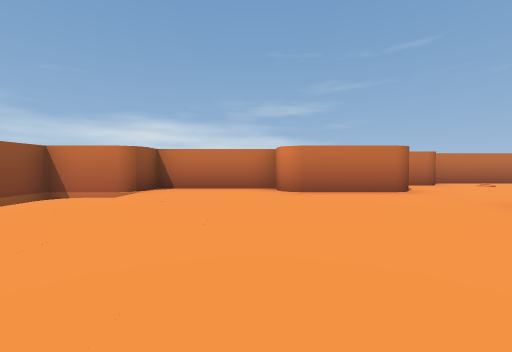
View 1 (above)

21 first-person views from a walk through a level from a Godot 3-D game. The camera is 1.3 m above the floor, tilts 2° down and sees 90° across. The floor is counted in squares, 2.4 m on a side. Each view is taken from the middle of a square. On the plan, view 1 faces up. The plan holds only what a view shows up to about 9 squares ahead; the rest is blank. Some surface patterns are stand-ins.

View 2
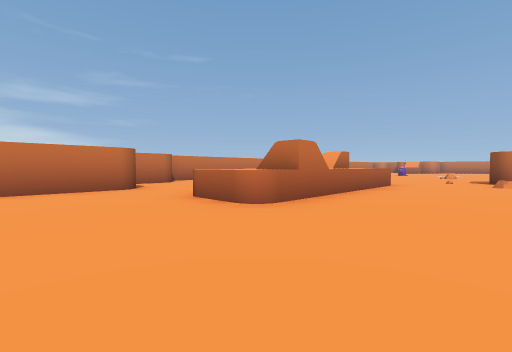

View 3
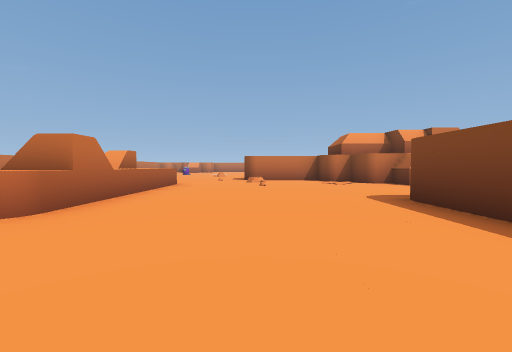

View 4
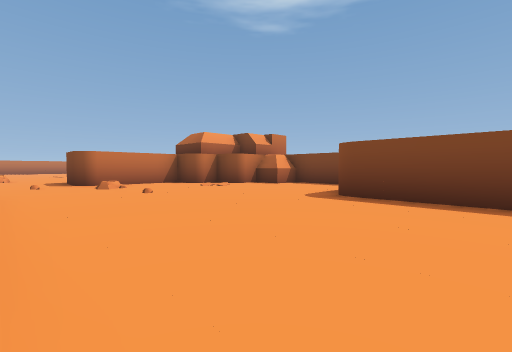

View 5
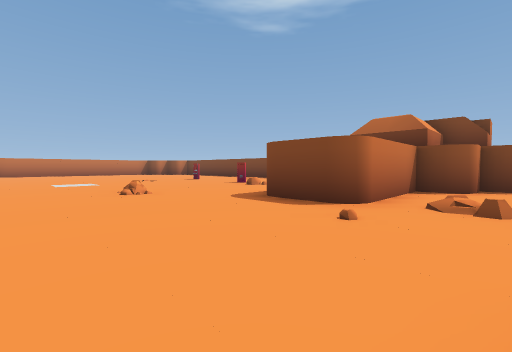

View 6
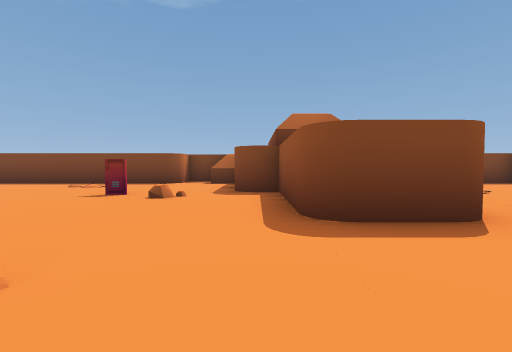

View 7
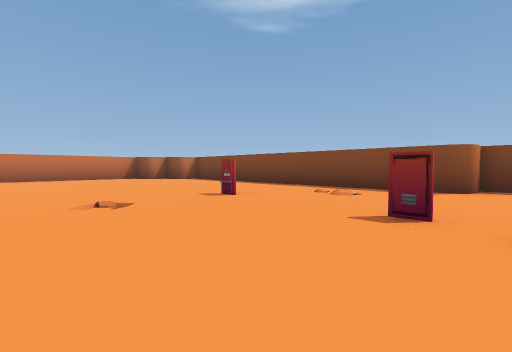

View 8
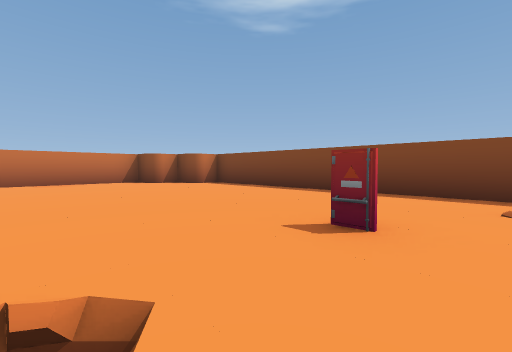

View 9
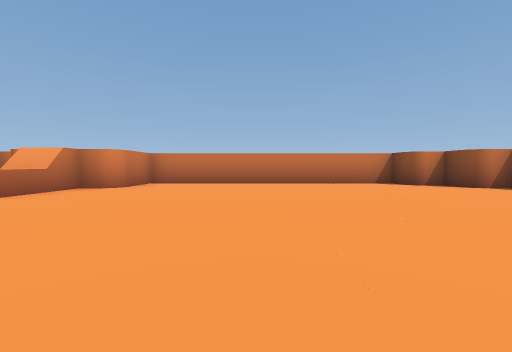

View 10
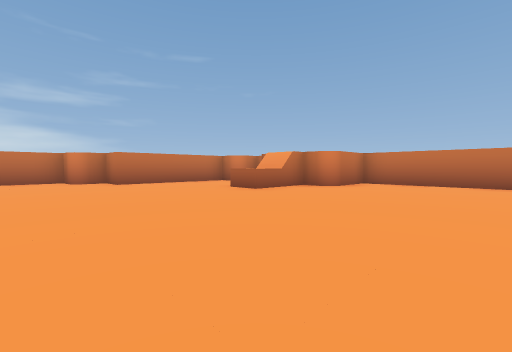

View 11
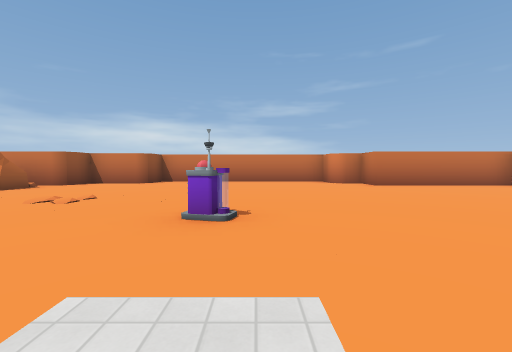

View 12
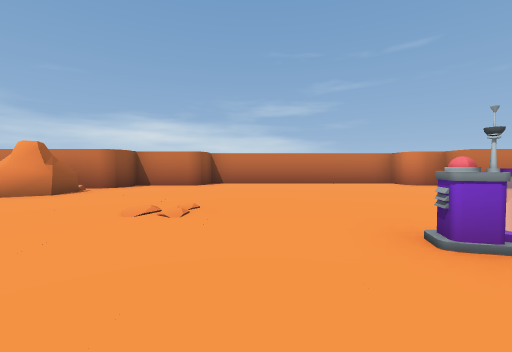

View 13
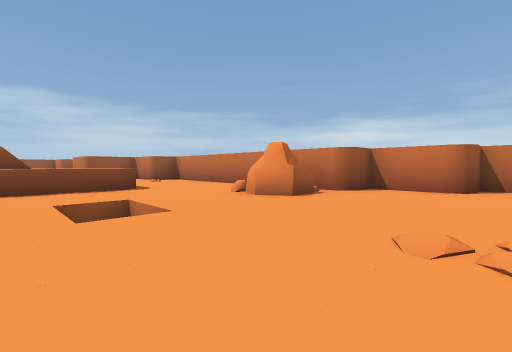

View 14
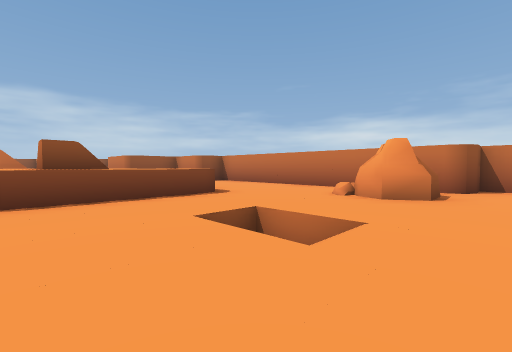

View 15
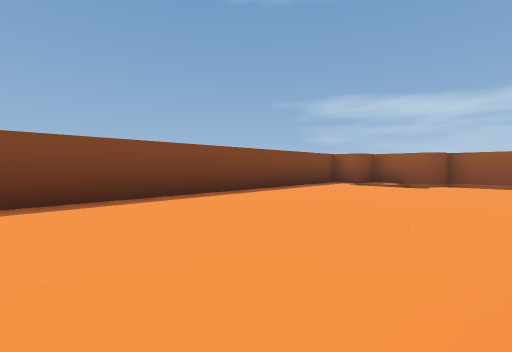

View 16
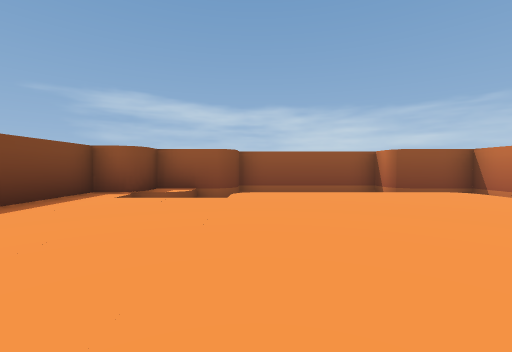

View 17
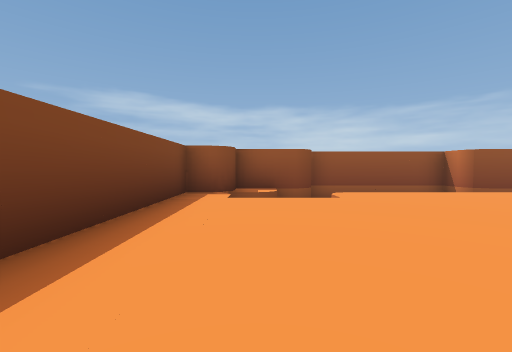

View 18
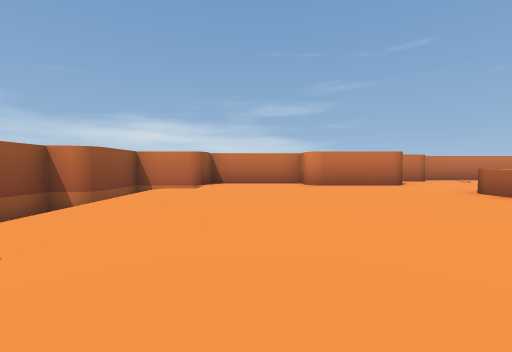

View 19
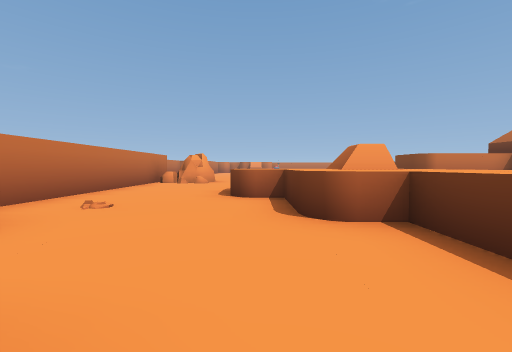

View 20
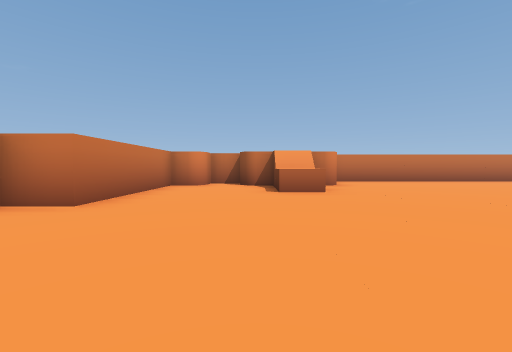

View 21
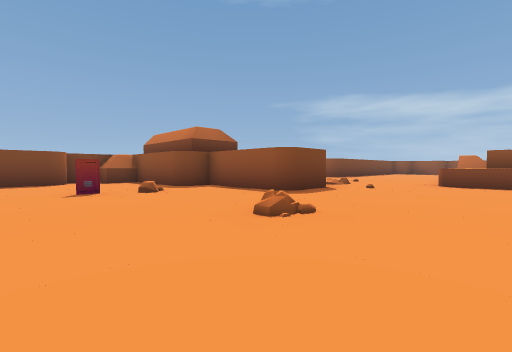

### Floor plan
Key: @ floor where view 1 was taken; # wall or solid block; . main floor; - floor 1.25 m lower than the main floor; / step, stairs or slope; ^ raised ledge; v drop or lower ground; R rock; S switch; O other object.
Columns run from 6 left of view 1 to 29 right of it. Each row starts with its distance up from view 1.
 11                      ########
 10                    ###......##
  9            #########.........#####
  8           ##......RR.............##
  7    #####  ........RR..............#
  6  ###...###.......................##
  5  #  ..........^^....../........^##
  4 ## .........^^^^..-/.....S.......###
  3 #v .......^^^ #^...................#
  2 #  .......^#^^^^...................#
  1 #  ...................R............#
  0 #  ...@............................#
 -1 ##  ............//##......-........#
 -2  #. ..............##...............#
 -3  ##...............##..RO..O........#
 -4   ##########.....####..............#
 -5             ....##  #...//........##
 -6             ...##   #............##
 -7            #####    ##.###########
 -8                      ###

Where each view was taken, in squares from view 1:
view 1: 0 up, 0 right, facing up
view 2: 1 down, 1 right, facing up-right
view 3: 1 down, 1 right, facing right
view 4: 1 up, 3 right, facing down-right
view 5: 3 up, 10 right, facing down-right
view 6: 2 up, 14 right, facing down
view 7: 0 up, 16 right, facing down-right
view 8: 1 down, 19 right, facing down-right
view 9: 0 up, 20 right, facing right
view 10: 0 up, 20 right, facing up-right
view 11: 1 up, 19 right, facing up
view 12: 2 up, 17 right, facing up
view 13: 3 up, 16 right, facing up-left
view 14: 2 up, 14 right, facing up-left
view 15: 1 up, 5 right, facing down-left
view 16: 0 up, 2 right, facing left
view 17: 2 down, 2 right, facing left
view 18: 2 down, 1 left, facing up
view 19: 5 up, 3 right, facing right
view 20: 6 up, 19 right, facing right
view 21: 3 up, 18 right, facing down-left
